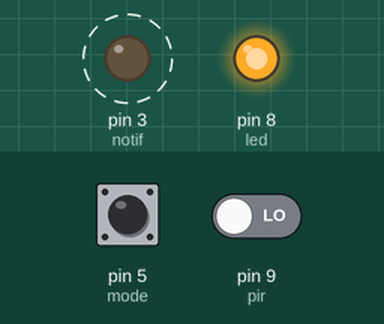
This sketch was run on a simulated Arduino Uno, built with avr-gcc and run on an emulated ATmega328P. Parts: output pins drawn as LEDs (lit = HIGH). Dashed ring = blinking. Inputs (shaded band) come from the test bench; at power-on: pin 9 (pir) LOW, pin 5 (mode) HIGH.

Above: at 5.2 s.
6.3 s: pin 9 (pir) driven HIGH
At 8.6 s:
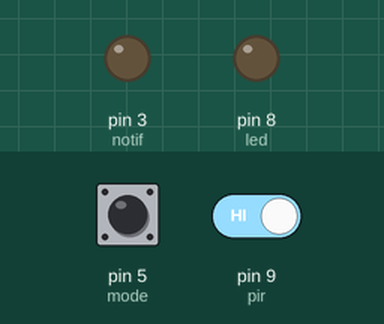
9.2 s: pin 5 (mode) pulled LOW for 1.25 s
At 9.45 s:
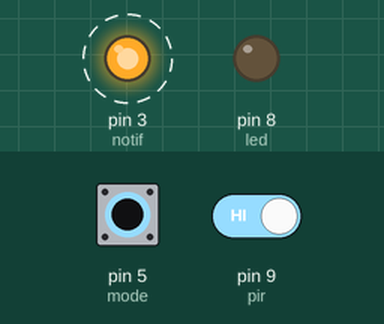
11.9 s: pin 5 (mode) pulled LOW for 3.2 s
At 14.9 s:
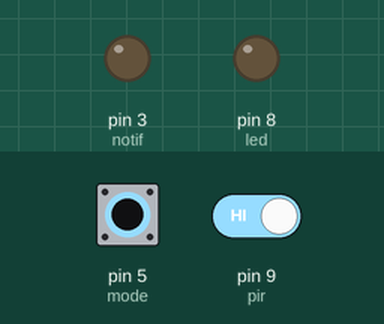
16.6 s: pin 9 (pir) driven LOW
At 19.6 s:
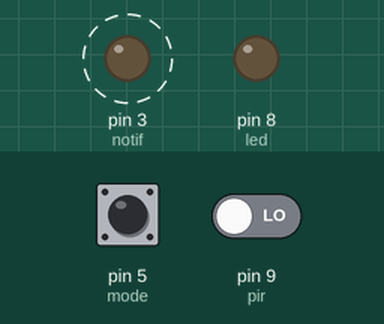
Timing chart, 0 to 21.7 s (numbered marks = the images above; inputs shaded):
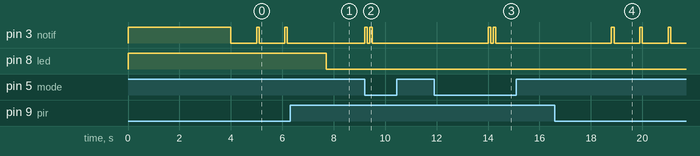

Measured:
- after the input at 6.3 s, pin 3 (notif): stops changing and stays LOW; pin 8 (led): HIGH → LOW after 1.4 s
- after the input at 9.2 s, pin 3 (notif): alternates HIGH for 0.10 s and LOW for 0.10 s, 4 changes in all, then stays LOW, starting at once
- after the input at 11.9 s, pin 3 (notif): alternates HIGH for 0.10 s and LOW for 0.10 s, 4 changes in all, then stays LOW, starting after 2.1 s
- after the input at 16.6 s, pin 3 (notif): alternates HIGH for 0.10 s and LOW for 1.0 s, starting after 2.2 s
- by itself, pin 3 (notif): alternates HIGH for 0.10 s and LOW for 1.0 s

The sketch:

PIR.ino
```cpp
/***********************************************
* Program to control my living room light and  *
* giving me 20 minutes to read before sleeping.*                        *
*                                              *
* By: Omar Gamal .. c.omargamal@gmail.com      *
*                                              *
* version 1.1  ...  24/2/2016                  *
************************************************/

//this code is used for NO relay

int mode = 5;       //ON/OFF the system pin
int led = 8;        //led pin
int pir = 9;        //PIR sensor pin
int state;          //state of the pir
int i=0;            //main loop counter
int j=0;            //sleep counter
int notif = 3;      //notification LED


void pulse()    //the pulse for keeping light ON
{
  digitalWrite(notif, HIGH);
  delay(100);
  digitalWrite(notif, LOW);
}


void sleep()
{
  for(j=0; (digitalRead(mode) == LOW) && (j<=250); j++)
  {
    digitalWrite(notif, HIGH);
    delay(100);
    digitalWrite(notif, LOW);
    delay(100);
    digitalWrite(notif, HIGH);
    delay(100);
    digitalWrite(notif, LOW);
    delay(4500);
  }
  if(digitalRead(mode) == LOW)
  {
    digitalWrite(led, HIGH);
  }
}


void setup() {
  pinMode(5, INPUT);    //ON/OFF the whole system
  pinMode(8, OUTPUT);   //LED pin
  pinMode(9, INPUT);    //PIR sesnor pin
  pinMode(3, OUTPUT);
  digitalWrite(led, HIGH); //led is HIGH = light is initially LOW
  digitalWrite(notif, HIGH);
  delay(4000);          //to let the system takes no arbitrary readings from the sensor
  digitalWrite(notif, LOW);
  delay(1000);
}


void loop()
{
  while (digitalRead(mode) == HIGH)    //checks for the mode of operation
  {
    switch (digitalRead(pir))
    {
      case HIGH:
      delay(500);           //to avoid sudden ON
      digitalWrite(led, LOW);
      break;

      case LOW:
      for(i=0; digitalRead(pir) == LOW ;i++)
      {
        pulse();
        delay(1000);        //waiting 2 minutes before OFF the led
        if(i == 300)
        {
          digitalWrite(led, HIGH);
          state = HIGH;
        }
      }
      i=0;
      break;
    }
  }

    sleep();
    j=0;
}
```
